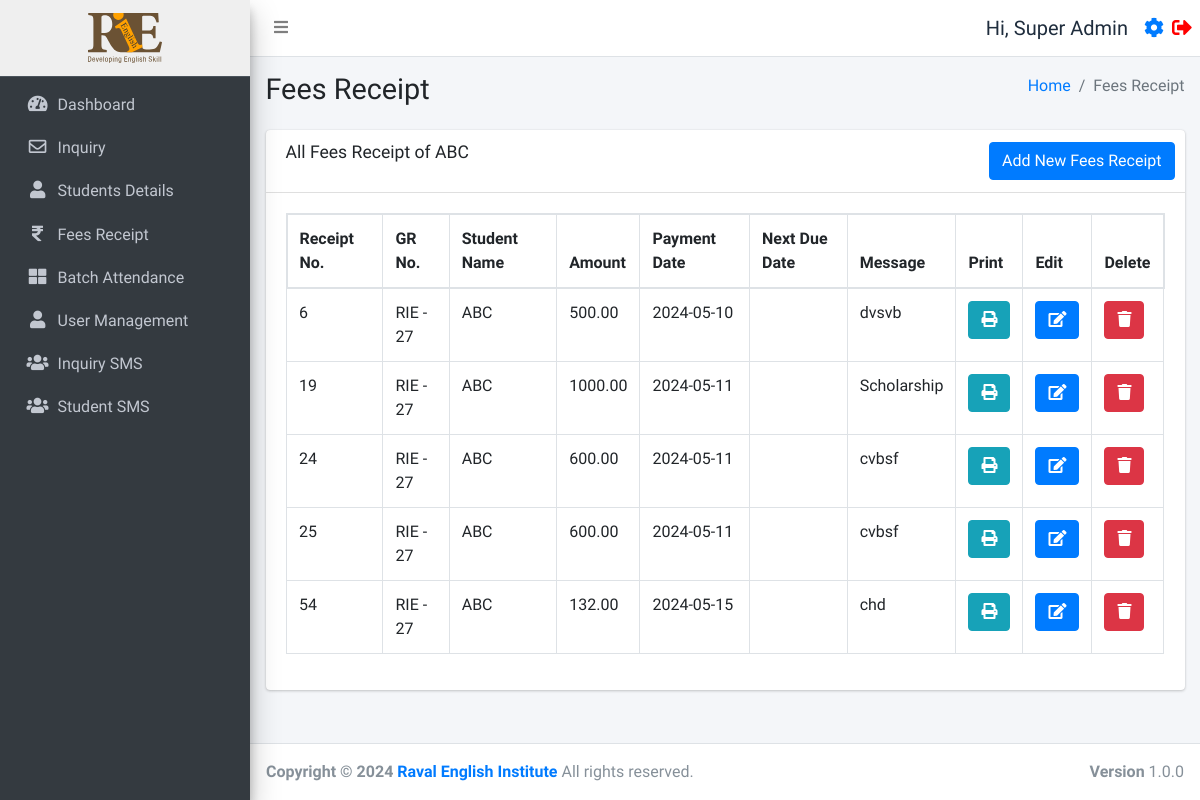
Page /fees_receipt.php?student_id=27 (signed in) on the earlier database version.
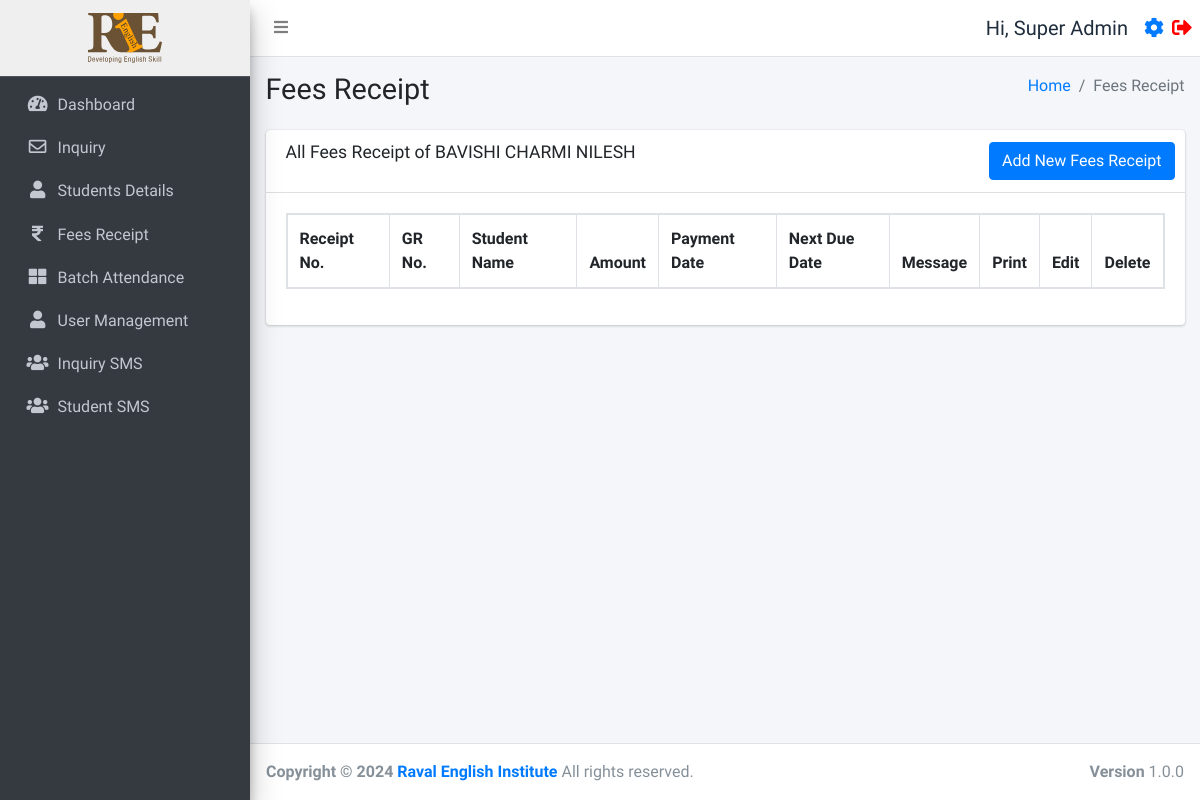
Same page on the later database version.
### tables this page shows
CREATE TABLE `studentinfo` (
  `id` int(11) NOT NULL,
  `name` varchar(255) DEFAULT NULL,
  `batch` int(11) DEFAULT NULL,
  `batch_name` varchar(255) DEFAULT NULL,
  `father_name` varchar(255) DEFAULT NULL,
  `mother_name` varchar(255) DEFAULT NULL,
  `dob` date DEFAULT NULL,
  `gender` varchar(50) DEFAULT NULL,
  `mobile_number` varchar(15) DEFAULT NULL,
  `fee_status` int(10) DEFAULT 0,
  `profession` varchar(100) DEFAULT NULL,
  `address` varchar(255) DEFAULT NULL,
  `admission_time` date DEFAULT NULL,
  `due_date` date DEFAULT NULL,
  `created_at` datetime NOT NULL DEFAULT current_timestamp(),
  `pending_fees` int(10) DEFAULT 0,
  `discount` int(10) NOT NULL,
  `total_fees` int(11) NOT NULL,
  `paid_fees` int(11) NOT NULL,
  `father_number` varchar(50) NOT NULL,
  `home_number` varchar(50) NOT NULL,
  `reference` varchar(200) DEFAULT NULL,
  `father_profession` varchar(200) DEFAULT NULL,
  `workplace_address` varchar(255) DEFAULT NULL,
  `aadharcard_number` varchar(20) DEFAULT NULL,
  `joining_purpose` varchar(255) DEFAULT NULL,
  `extratime_daily` varchar(255) DEFAULT NULL,
  `gmail_id` varchar(255) DEFAULT NULL
);

CREATE TABLE `receipt` (
  `id` int(11) NOT NULL,
  `student_id` int(11) NOT NULL,
  `amount` decimal(10,2) NOT NULL,
  `payment_date` date NOT NULL,
  `due_date` date DEFAULT NULL,
  `message` varchar(255) DEFAULT NULL,
  `created_at` timestamp NOT NULL DEFAULT current_timestamp()
);

### function.php (called while the page is built, shortened)
<?php
require_once('db.php');
function selectFromTable($tableName, $columns, $whereConditions) {
    global $db;
    try {
        $sql = "SELECT " . implode(', ', $columns) . " FROM $tableName";
        if (!empty($whereConditions)) {
            $sql .= " WHERE " . implode(' AND ', array_map(function ($col) {
                return "$col = :$col";
            }, array_keys($whereConditions)));
        }
        $stmt = $db->prepare($sql);
        foreach ($whereConditions as $col => $value) {
            $stmt->bindValue(":$col", $value);
        }
        $stmt->execute();
        return $stmt->fetchAll(PDO::FETCH_ASSOC);
    } catch (PDOException $e) {
        return false;
    }
}
?>

### fees_receipt.php (the view, shortened to what the changed rows need)
<!DOCTYPE html>
<html lang="en">
<head>
</head>
<?php
include ('./header.php');
require_once 'function.php';
$studentId = $_GET['student_id'] ?? null;
$studentName = "";
$receipts = [];
if ($studentId) {
  $studentInfo = selectFromTable('studentinfo', ['name'], ['id' => $studentId]);
  $studentName = $studentInfo[0]['name'] ?? "Unknown Student";
  $receipts = selectFromTable('receipt', ['id', 'student_id', 'amount', 'payment_date', 'message', 'due_date'], ['student_id' => $studentId]);
}
$isSuperAdmin = isset($_SESSION['user_status']) && $_SESSION['user_status'] === 'super_admin';
$isAdmin = isset($_SESSION['user_status']) && $_SESSION['user_status'] === 'admin';
?>
<div class="content-wrapper">
  <div class="content-header">
    <div class="container-fluid">
      <div class="row mb-2">
        <div class="col-sm-6">
          <h1 class="m-0">Fees Receipt</h1>
        </div>
      </div>
    </div>
  </div>
  <section class="content">
    <div class="container-fluid">
      <div class="row">
        <div class="col-12">
          <div class="card">
            <div class="card-header">
              <h3 class="card-title">All Fees Receipt of <?php echo htmlspecialchars($studentName); ?></h3>
              <div class="card-tools">
                <a href="./feesform.php?student_id=<?php echo htmlspecialchars($studentId); ?>"
                  class="btn btn-primary">Add New Fees Receipt</a>
              </div>
            </div>
            <div class="card-body">
              <div class="table-responsive">
                <table id="example1" class="table table-bordered">
                  <thead>
                    <tr>
                      <th>Receipt No.</th>
                      <th>GR No.</th>
                      <th>Student Name</th>
                      <th>Amount</th>
                      <th>Payment Date</th>
                      <th>Next Due Date</th>
                      <th>Message</th>
                      <th>Print</th>
                      <?php if ($isSuperAdmin || $isAdmin): ?>
                        <th>Edit</th>
                      <?php endif; ?>
                      <?php if ($isSuperAdmin): ?>
                        <th>Delete</th>
                      <?php endif; ?>
                    </tr>
                  </thead>
                  <tbody>
                    <?php foreach ($receipts as $receipt): ?>
                      <tr>
                        <td><?php echo htmlspecialchars($receipt['id']); ?></td>
                        <td>RIE - <?php echo htmlspecialchars($receipt['student_id']); ?></td>
                        <td><?php echo htmlspecialchars($studentName); ?></td>
                        <td><?php echo htmlspecialchars($receipt['amount']); ?></td>
                        <td><?php echo htmlspecialchars($receipt['payment_date']); ?></td>
                        <td><?php echo htmlspecialchars($receipt['due_date']); ?></td>
                        <td><?php echo htmlspecialchars($receipt['message']); ?></td>
                        <?php if ($isSuperAdmin || $isAdmin): ?>
                          <td><button class="btn btn-info" onclick="printPDF('<?php echo $receipt['id']; ?>')"><i
                                class="fas fa-print"></i></button></td>
                          <td><a href='javascript:void(0);' onclick="confirmEdit('<?php echo $receipt['id']; ?>')"
                              class='btn btn-primary'><i class='fas fa-edit'></i></a></td>
                        <?php endif; ?>
                        <?php if ($isSuperAdmin): ?>
                          <td><a href='javascript:void(0);' onclick="confirmDelete('<?php echo $receipt['id']; ?>')"
                              class='btn btn-danger'><i class='fas fa-trash'></i></a></td>
                        <?php endif; ?>
                      </tr>
                    <?php endforeach; ?>
                  </tbody>
                </table>
              </div>
            </div>
          </div>
        </div>
      </div>
    </div>
  </section>
</div>
<?php include ('./footer.php'); ?>

### header.php (shortened to what the changed rows need)
<?php
require_once 'db.php';
require_once ('function.php');
?>
<!DOCTYPE html>
<html lang="en">
<head>
  <link rel="stylesheet" href="./plugins/fontawesome-free/css/all.min.css">
  <link rel="stylesheet" href="https://code.ionicframework.com/ionicons/2.0.1/css/ionicons.min.css">
  <link rel="stylesheet" href="./plugins/icheck-bootstrap/icheck-bootstrap.min.css">
  <link rel="stylesheet" href="https://cdn.datatables.net/1.10.19/css/dataTables.bootstrap4.min.css">
  <link rel="stylesheet" href="./asset/css/adminlte.min.css">
  <link rel="stylesheet" href="./asset/css/style.css">
</head>
<body class="hold-transition sidebar-mini layout-fixed">
  <div class="wrapper">
    <aside class="main-sidebar sidebar-dark-primary elevation-4">
      <?php if ($_SESSION['user_status'] === 'faculty'): ?>
        <a href="./batch.php" class="brand-link" style="text-align:center;background:#efefef;">
        <?php else: ?>
          <a href="./dashboard.php" class="brand-link" style="text-align:center;background:#efefef;">
          <?php endif; ?>
          <img src="./asset/img/logo.svg" alt="RIE logo Logo" style="height:50px;">
        </a>
    </aside>

Differences in the rows shown:
removed receipt: id "6", student "27", student.name "ABC", amount "500.00", payment_date "2024-05-10", message "dvsvb"
removed receipt: id "19", student "27", student.name "ABC", amount "1000.00", payment_date "2024-05-11", message "Scholarship"
removed receipt: id "24", student "27", student.name "ABC", amount "600.00", payment_date "2024-05-11", message "cvbsf"
removed receipt: id "25", student "27", student.name "ABC", amount "600.00", payment_date "2024-05-11", message "cvbsf"
removed receipt: id "54", student "27", student.name "ABC", amount "132.00", payment_date "2024-05-15", message "chd"
changed studentinfo: name "ABC" → "BAVISHI CHARMI NILESH"
